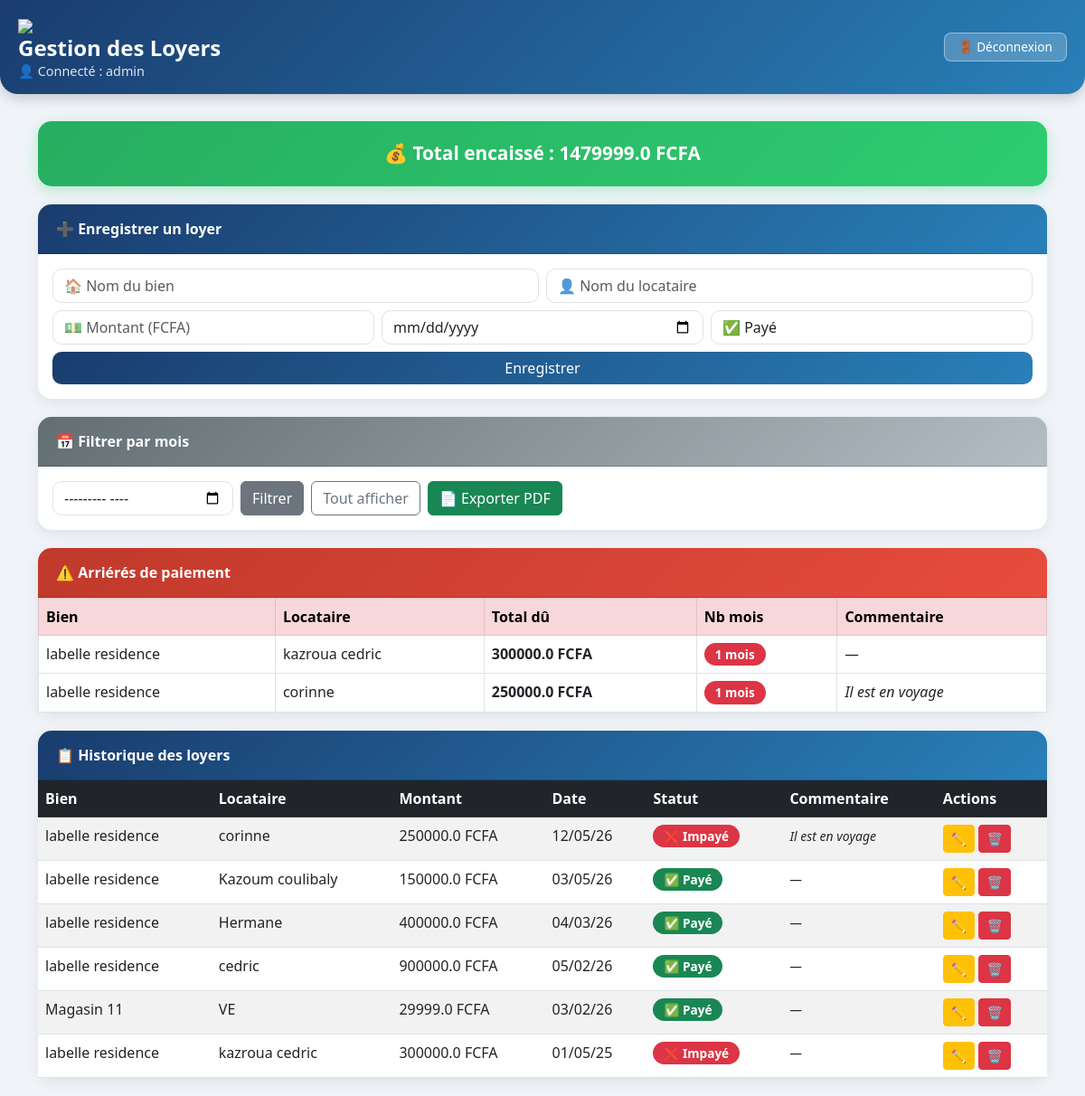
The page / (signed in) on the database its author committed.
### tables this page shows
CREATE TABLE loyers (
        id INTEGER PRIMARY KEY AUTOINCREMENT,
        bien TEXT NOT NULL,
        locataire TEXT NOT NULL,
        montant REAL NOT NULL,
        date TEXT NOT NULL,
        statut TEXT NOT NULL
    , commentaire TEXT);

### app.py (the view)
@app.route('/')
@login_required
def index():
    mois = request.args.get('mois', '')
    conn = sqlite3.connect('database.db')
    c = conn.cursor()
    if mois:
        c.execute('SELECT * FROM loyers WHERE date LIKE ? ORDER BY date DESC', (f'{mois}%',))
    else:
        c.execute('SELECT * FROM loyers ORDER BY date DESC')
    loyers = c.fetchall()
    total = sum(l[3] for l in loyers if l[5] == 'Payé')
    if mois:
        c.execute('''SELECT bien, locataire, SUM(montant), COUNT(*), MAX(commentaire)
                     FROM loyers
                     WHERE statut IN ("Impayé", "En retard")
                     AND date LIKE ?
                     GROUP BY bien, locataire''', (f'{mois}%',))
    else:
        c.execute('''SELECT bien, locataire, SUM(montant), COUNT(*), MAX(commentaire)
                     FROM loyers
                     WHERE statut IN ("Impayé", "En retard")
                     GROUP BY bien, locataire''')
    arrieres = c.fetchall()
    conn.close()
    return render_template('index.html', loyers=loyers,
                           arrieres=arrieres, mois=mois, total=total,
                           user=session['user'])

### app.py (called while the page is built)
def format_date(value):
    try:
        return datetime.strptime(value, '%Y-%m-%d').strftime('%d/%m/%y')
    except:
        return value

@app.template_filter('formatdate')
def formatdate(value):
    return format_date(value)

def login_required(f):
    from functools import wraps
    @wraps(f)
    def decorated(*args, **kwargs):
        if 'user' not in session:
            return redirect('/login')
        return f(*args, **kwargs)
    return decorated

### templates/index.html (shortened to what this page needs)
<!DOCTYPE html>
<html lang="fr">
<head>
    <link rel="stylesheet" href="https://cdn.jsdelivr.net/npm/bootstrap@5.3.0/dist/css/bootstrap.min.css">
</head>
<body>
    <div class="navbar-custom d-flex justify-content-between align-items-center">
        <div>
            <img src="{{ url_for('static', filename='logo.png') }}" style="height:55px; margin-right:15px;">
<h1>Gestion des Loyers</h1>
            <div class="user-info">👤 Connecté : {{ user }}</div>
        </div>
        <a href="/logout" class="logout-btn">🚪 Déconnexion</a>
    </div>
    <div class="container">
        <div class="total-box">
            💰 Total encaissé {% if mois %}pour {{ mois }}{% endif %} : {{ total }} FCFA
        </div>
        <div class="card">
            <div class="card-header card-header-blue">➕ Enregistrer un loyer</div>
            <div class="card-body">
                <form action="/ajouter" method="POST">
                    <div class="row g-2">
                        <div class="col-md-6">
                            <input type="text" name="bien" class="form-control" placeholder="🏠 Nom du bien" required>
                        </div>
                        <div class="col-md-6">
                            <input type="text" name="locataire" class="form-control" placeholder="👤 Nom du locataire" required>
                        </div>
                        <div class="col-md-4">
                            <input type="number" name="montant" class="form-control" placeholder="💵 Montant (FCFA)" required>
                        </div>
                        <div class="col-md-4">
                            <input type="date" name="date" class="form-control" required>
                        </div>
                        <div class="col-md-4">
                            <select name="statut" class="form-control" id="statutSelect" onchange="toggleCommentaire(this)">
                                <option value="Payé">✅ Payé</option>
                            </select>
                        </div>
                        <div class="col-12">
                            <button type="submit" class="btn btn-primary w-100">Enregistrer</button>
                        </div>
                    </div>
                </form>
            </div>
        </div>
        <div class="card">
            <div class="card-header card-header-gray">📅 Filtrer par mois</div>
            <div class="card-body">
                <form method="GET" action="/" class="d-flex gap-2 flex-wrap">
                    <input type="month" name="mois" class="form-control" value="{{ mois }}" style="max-width:200px">
                    <button type="submit" class="btn btn-secondary">Filtrer</button>
                    <a href="/" class="btn btn-outline-secondary">Tout afficher</a>
                    <a href="/export-pdf?mois={{ mois }}" class="btn btn-success">📄 Exporter PDF</a>
                </form>
            </div>
        </div>
        {% if arrieres %}
        <div class="card border-0">
            <div class="card-header card-header-red">⚠️ Arriérés de paiement</div>
            <div class="card-body p-0">
                <table class="table table-bordered mb-0">
                    <thead class="table-danger">
                        <tr>
                            <th>Bien</th>
                            <th>Locataire</th>
                            <th>Total dû</th>
                            <th>Nb mois</th>
                            <th>Commentaire</th>
                        </tr>
                    </thead>
                    <tbody>
                        {% for a in arrieres %}
                        <tr>
                            <td>{{ a[0] }}</td>
                            <td>{{ a[1] }}</td>
                            <td><strong>{{ a[2] }} FCFA</strong></td>
                            <td><span class="badge bg-danger">{{ a[3] }} mois</span></td>
                            <td><em>{{ a[4] if a[4] else '—' }}</em></td>
                        </tr>
                        {% endfor %}
                    </tbody>
                </table>
            </div>
        </div>
        {% endif %}
        <div class="card">
            <div class="card-header card-header-blue">📋 Historique des loyers</div>
            <div class="card-body p-0">
                <div class="table-responsive">
                    <table class="table table-striped mb-0">
                        <thead class="table-dark">
                            <tr>
                                <th>Bien</th>
                                <th>Locataire</th>
                                <th>Montant</th>
                                <th>Date</th>
                                <th>Statut</th>
                                <th>Commentaire</th>
                                <th>Actions</th>
                            </tr>
                        </thead>
                        <tbody>
                            {% for loyer in loyers %}
                            <tr>
                                <td>{{ loyer[1] }}</td>
                                <td>{{ loyer[2] }}</td>
                                <td>{{ loyer[3] }} FCFA</td>
                                <td>{{ loyer[4] | formatdate }}</td>
                                <td>
                                    {% if loyer[5] == 'Payé' %}
                                        <span class="badge bg-success">✅ Payé</span>
                                    {% elif loyer[5] == 'En retard' %}
                                        <span class="badge bg-warning text-dark">⏳ En retard</span>
                                    {% else %}
                                        <span class="badge bg-danger">❌ Impayé</span>
                                    {% endif %}
                                </td>
                                <td><small><em>{{ loyer[6] if loyer[6] else '—' }}</em></small></td>
                                <td>
                                    <a href="/modifier/{{ loyer[0] }}" class="btn btn-sm btn-warning">✏️</a>
                                    <a href="/supprimer/{{ loyer[0] }}"
                                       class="btn btn-sm btn-danger"
                                       onclick="return confirm('Supprimer ce loyer ?')">🗑️</a>
                                </td>
                            </tr>
                            {% endfor %}
                        </tbody>
                    </table>
                </div>
            </div>
        </div>
    </div>
</body>
</html>

### templates/index.html (style rules this page uses)
body { background: #f0f4f8; font-family: 'Segoe UI', sans-serif; }
.navbar-custom { background: linear-gradient(135deg, #1a3c6e, #2980b9); padding: 15px 20px; border-radius: 0 0 20px 20px; margin-bottom: 30px; box-shadow: 0 4px 15px rgba(0,0,0,0.2); }
.navbar-custom h1 { color: white; font-size: 1.5rem; font-weight: bold; margin: 0; }
.navbar-custom .user-info { color: rgba(255,255,255,0.85); font-size: 0.9rem; }
.card { border: none; border-radius: 15px; box-shadow: 0 4px 15px rgba(0,0,0,0.08); margin-bottom: 20px; }
.card-header { border-radius: 15px 15px 0 0 !important; font-weight: bold; padding: 15px 20px; }
.card-header-blue { background: linear-gradient(135deg, #1a3c6e, #2980b9); color: white; }
.card-header-red { background: linear-gradient(135deg, #c0392b, #e74c3c); color: white; }
.card-header-gray { background: linear-gradient(135deg, #636e72, #b2bec3); color: white; }
.btn-primary { background: linear-gradient(135deg, #1a3c6e, #2980b9); border: none; border-radius: 10px; }
.total-box { background: linear-gradient(135deg, #27ae60, #2ecc71); color: white; border-radius: 15px; padding: 20px; text-align: center; font-size: 1.3rem; font-weight: bold; box-shadow: 0 4px 15px rgba(46,204,113,0.3); margin-bottom: 20px; }
.table th { font-weight: 600; }
.form-control, .form-select { border-radius: 10px; }
.badge { font-size: 0.85rem; padding: 6px 12px; border-radius: 20px; }
.logout-btn { background: rgba(255,255,255,0.2); color: white; border: 1px solid rgba(255,255,255,0.4); border-radius: 8px; padding: 5px 15px; font-size: 0.85rem; text-decoration: none; transition: background 0.3s; }

### rows shown on the page
loyers: bien "labelle residence", locataire "kazroua cedric", montant "300000.0", a "1", a "—", date "01/05/25", statut "❌ Impayé", loyer "—"
loyers: bien "labelle residence", locataire "corinne", montant "250000.0", a "1", commentaire "Il est en voyage", date "12/05/26", statut "❌ Impayé"
loyers: bien "labelle residence", locataire "Kazoum coulibaly", montant "150000.0", date "03/05/26", statut "✅ Payé", loyer "—"
loyers: bien "labelle residence", locataire "Hermane", montant "400000.0", date "04/03/26", statut "✅ Payé", loyer "—"
loyers: bien "labelle residence", locataire "cedric", montant "900000.0", date "05/02/26", statut "✅ Payé", loyer "—"
loyers: bien "Magasin 11", locataire "VE", montant "29999.0", date "03/02/26", statut "✅ Payé", loyer "—"

### other values the page prints
{{ user }} "admin"
{{ total }} "1479999.0"
